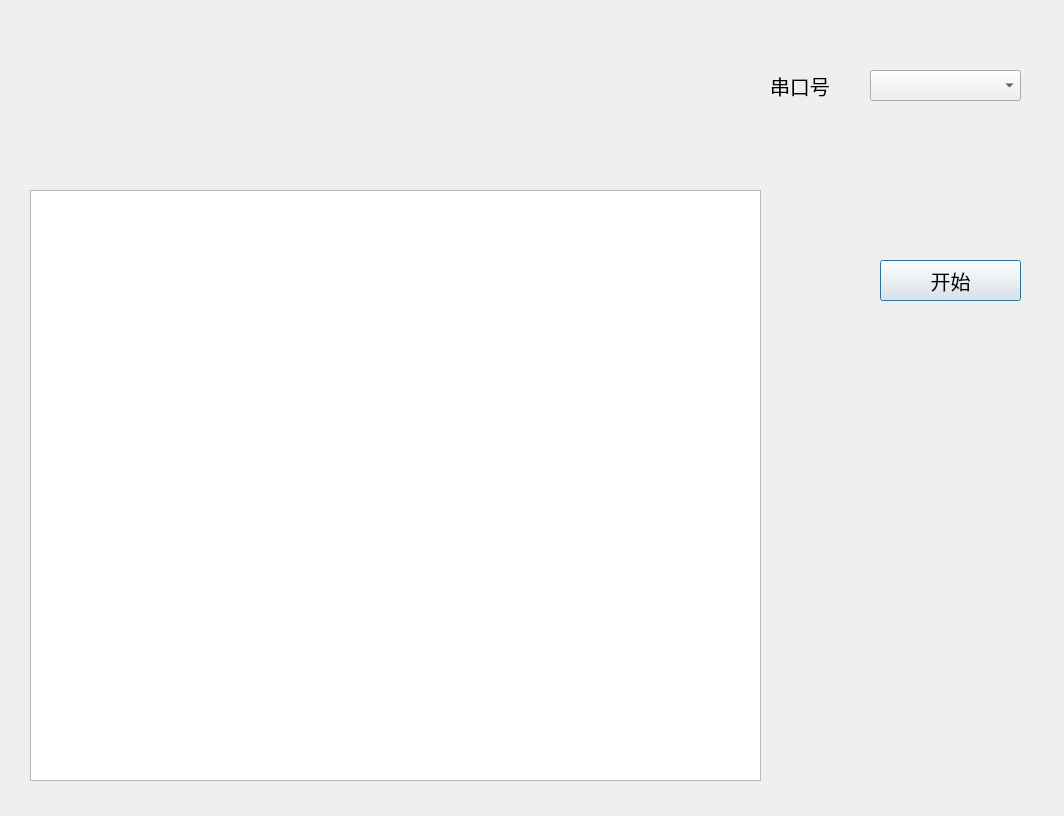
<?xml version="1.0" encoding="UTF-8"?>
<ui version="4.0">
 <class>Dialog</class>
 <widget class="QDialog" name="Dialog">
  <property name="geometry">
   <rect>
    <x>0</x>
    <y>0</y>
    <width>1064</width>
    <height>816</height>
   </rect>
  </property>
  <property name="font">
   <font>
    <pointsize>15</pointsize>
   </font>
  </property>
  <property name="windowTitle">
   <string>Dialog</string>
  </property>
  <widget class="QComboBox" name="comSelectBox">
   <property name="geometry">
    <rect>
     <x>870</x>
     <y>70</y>
     <width>151</width>
     <height>31</height>
    </rect>
   </property>
   <property name="maxVisibleItems">
    <number>6</number>
   </property>
  </widget>
  <widget class="QLabel" name="label">
   <property name="geometry">
    <rect>
     <x>770</x>
     <y>70</y>
     <width>81</width>
     <height>31</height>
    </rect>
   </property>
   <property name="text">
    <string>串口号</string>
   </property>
  </widget>
  <widget class="QPushButton" name="beginButton">
   <property name="geometry">
    <rect>
     <x>880</x>
     <y>260</y>
     <width>141</width>
     <height>41</height>
    </rect>
   </property>
   <property name="text">
    <string>开始</string>
   </property>
  </widget>
  <widget class="GraphicsLayoutWidget" name="graphicsView">
   <property name="geometry">
    <rect>
     <x>30</x>
     <y>190</y>
     <width>731</width>
     <height>591</height>
    </rect>
   </property>
  </widget>
  <widget class="QWidget" name="verticalLayoutWidget">
   <property name="geometry">
    <rect>
     <x>30</x>
     <y>190</y>
     <width>731</width>
     <height>591</height>
    </rect>
   </property>
   <layout class="QVBoxLayout" name="graph_layout"/>
  </widget>
 </widget>
 <customwidgets>
  <customwidget>
   <class>GraphicsLayoutWidget</class>
   <extends>QGraphicsView</extends>
   <header>pyqtgraph</header>
  </customwidget>
 </customwidgets>
 <resources/>
 <connections/>
</ui>
